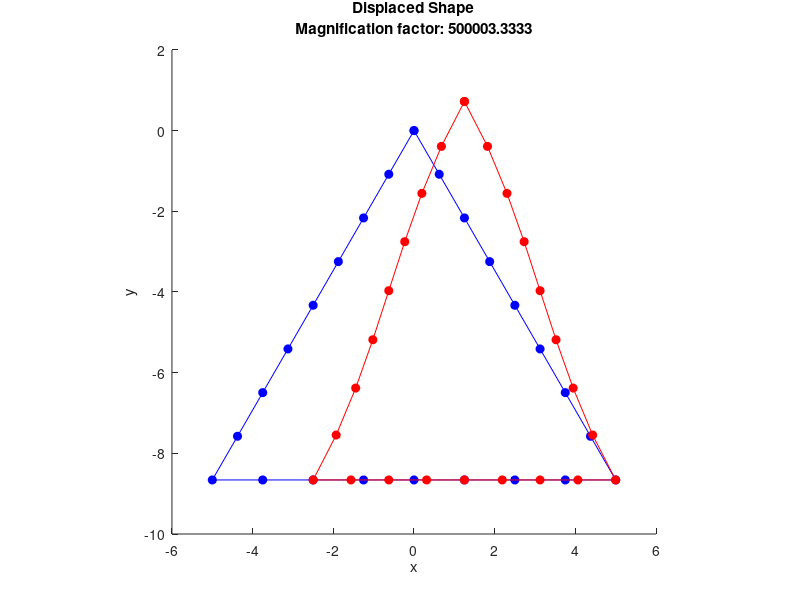
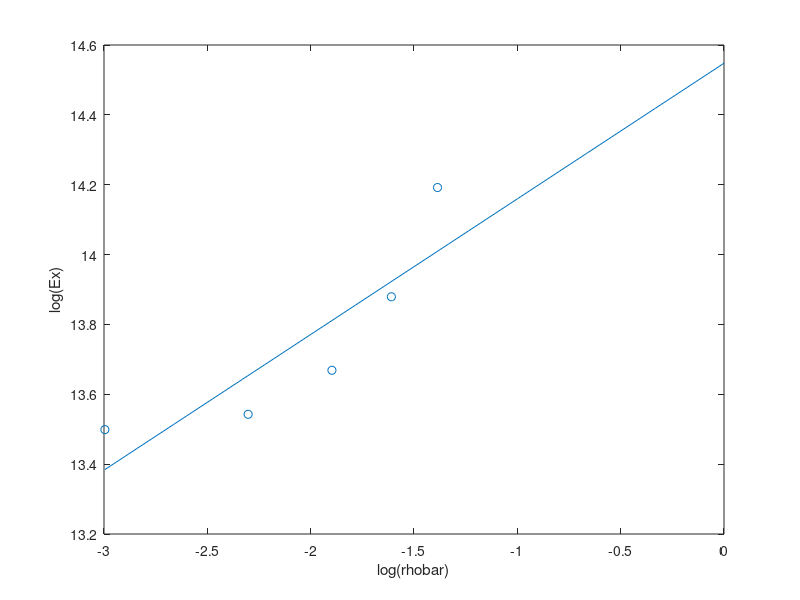

Reproduce these figures in MATLAB, in order. (Note: this script raises an error after producing the figures.)
% Triangular Lattice Unit
% Script by 2022 Group 10A

clear all
close all

%
% Section and material definition
%

% Assuming units are Newtons (N) and millimetres (mm)
% Assuming a rectangular cross-section
t = 1; % mm
b = 1; % unit value (mm)
E = 2000; % MPa
% Calculating cross-sectional properties
A = b*t;
I = b*t^3/12;
% Calculating structural stifness / rigidity
EA = E*A; % axial
EI = E*I; % bending
% to reduce axial deformation
EA=EA*1000;

%
% Mesh definition
%

% Setting up a matrix of node points for the triangle
% Setting the number of structural members
NumSM = 3;
% Setting the length of each structural member
LengthSM = 10; % mm
% Setting the number of elements making up each structural member
NumElemSM = 8;
% Calculating the number of elements required
NumElems = NumSM*NumElemSM;
% Calculating the number of nodes
NumNodes = NumElems;
% Setting the angle alpha from the figure
alpha = 60;
alpha = alpha*pi/180;
% Calculating the position of nodes at the end of structural members  
NodePoints = zeros(NumNodes,2);
NodePoints(1,:) = [0 0]; % node1
NodePoints(1*NumElemSM+1,:) = [LengthSM*cos(alpha) -LengthSM*sin(alpha)]; % node9
NodePoints(2*NumElemSM+1,:) = [-LengthSM*cos(alpha) -LengthSM*sin(alpha)]; % node17
% Calculating the position of nodes along the lengh of structural members
% using the psotions of the start and end nodes of structural members
for n=1:1:NumElemSM-1
    NodePoints(n+1,:) = NodePoints(1,:)+(NodePoints(1*NumElemSM+1,:)-NodePoints(1,:)).*n/NumElemSM; % nodes 2 to 8
    NodePoints(1*NumElemSM+n+1,:) = NodePoints(1*NumElemSM+1,:)+(NodePoints(2*NumElemSM+1,:)-NodePoints(1*NumElemSM+1,:)).*n/NumElemSM; % nodes 10 to 16
    NodePoints(2*NumElemSM+n+1,:) = NodePoints(2*NumElemSM+1,:)+(NodePoints(1,:)-NodePoints(2*NumElemSM+1,:)).*n/NumElemSM; % nodes 18 to 24
end

% Setting up a matrix of element definitions (start and end nodes)
ElemNodes = zeros(NumElems,2);
ElemNodes(:,1) = 1:1:NumNodes;
ElemNodes(:,2) = [2:1:NumNodes 1];

% Calculating element lengths
ElemLengths = zeros(NumElems,1);
for n=1:NumElems
    ElemLengths(n) = sqrt(sum(abs(NodePoints(ElemNodes(n,2),:)-NodePoints(ElemNodes(n,1),:)).^2));
end

% Setting up a matrix of element angles (transforming from local to global
% coordinate systems) for the triangle
ElemAngle = zeros(NumElems,1);
ElemAngle(1:NumElemSM) = -alpha; % element 1 to 8
ElemAngle(1+1*NumElemSM:2*NumElemSM) = -pi; % element 9 to 16
ElemAngle(1+2*NumElemSM:3*NumElemSM) = alpha; % element 17 to 24

%
% Building the structure stiffness matrix K
%

% Setting up the element stiffness matrix k for each element
k = zeros(6,6,NumElems);
% Setting it up this way allows for easy adaptation for elements with
% different lengths and different cross-sectional properties
for n=1:NumElems
    k(:,:,n) = [EA/ElemLengths(n) 0 0 -EA/ElemLengths(n) 0 0;
        0 12*EI/(ElemLengths(n)^3) 6*EI/(ElemLengths(n)^2) 0 -12*EI/(ElemLengths(n)^3) 6*EI/(ElemLengths(n)^2);
        0 6*EI/(ElemLengths(n)^2) 4*EI/ElemLengths(n) 0 -6*EI/(ElemLengths(n)^2) 2*EI/ElemLengths(n);
        -EA/ElemLengths(n) 0 0 EA/ElemLengths(n) 0 0;
        0 -12*EI/(ElemLengths(n)^3) -6*EI/(ElemLengths(n)^2) 0 12*EI/(ElemLengths(n)^3) -6*EI/(ElemLengths(n)^2);
        0 6*EI/(ElemLengths(n)^2) 2*EI/ElemLengths(n) 0 -6*EI/(ElemLengths(n)^2) 4*EI/ElemLengths(n)];
end
% Transforming the stiffness matrix k for each element
% from local to global to give kdash for each element
N = zeros(6,6,NumElems);
NQ = zeros(3,3,NumElems);
kdash = zeros(6,6,NumElems);
for n=1:NumElems
    % setting up a transformation matrix for all four quadrants
    % top-left and bottom-right quadrants of N contain trigonometric terms
    % top-right and bottom-left quadrants of N contain zero terms
    NQ(:,:,n) = [cos(ElemAngle(n)) sin(ElemAngle(n)) 0;...
        -sin(ElemAngle(n)) cos(ElemAngle(n)) 0;...
        0 0 1];
    N(1:3,1:3,n)=NQ(:,:,n);
    N(4:6,4:6,n)=NQ(:,:,n);
    kdash(:,:,n)=N(:,:,n)'*k(:,:,n)*N(:,:,n);
end

% Constructing the structure stiffness matrix K
% Noting that there are three degrees of freedom at every node
K = zeros(3*NumNodes,3*NumNodes);
% placing the top-left quadrant
for n=1:NumNodes
    clear a
    a=find(ElemNodes(:,1)==n);
    if isempty(a)~=1
        for m=1:length(a)
            K(1+(n-1)*3:n*3,1+(n-1)*3:n*3)=...
                K(1+(n-1)*3:n*3,1+(n-1)*3:n*3)+kdash(1:3,1:3,a(m));
        end
    end
end
%placing the bottom-right quadrant
for n=1:NumNodes
    clear a
    a=find(ElemNodes(:,2)==n);
    if isempty(a)~=1
        for m=1:length(a)
            K(1+(n-1)*3:n*3,1+(n-1)*3:n*3)=...
                K(1+(n-1)*3:n*3,1+(n-1)*3:n*3)+kdash(4:6,4:6,a(m));
        end
    end
end
% placing the top-right and bottom-left quadrant
for n=1:NumNodes
    clear a b
    a=find(ElemNodes(:,1)==n);
    if isempty(a)~=1
        b=ElemNodes(a,2);
        for m=1:length(a)
            K(1+(n-1)*3:n*3,1+(b(m)-1)*3:b(m)*3)=...
                K(1+(n-1)*3:n*3,1+(b(m)-1)*3:b(m)*3)+kdash(1:3,4:6,a(m));
            K(1+(b(m)-1)*3:b(m)*3,1+(n-1)*3:n*3)=...
                K(1+(b(m)-1)*3:b(m)*3,1+(n-1)*3:n*3)+kdash(4:6,1:3,a(m));
        end
    end
end

%
% Point load definition
%

% Loading depends on whether we are looking at behaviour
% in the global x or y direction

% Noting that at each node three loads could be applied
% Points loads in the x and y directions,
% and a moment load about the y axis

P = 1;
NodeLoads = zeros(3*NumNodes,1);

% Loading in the x direction
LoadedNode = 2*NumElemSM+1; % node17
NodeLoads(LoadedNode*3-2:LoadedNode*3) = [P 0 0];

% % Loading in the y direction
% LoadedNode = 1; % node1
% NodeLoads(LoadedNode*3-2:LoadedNode*3) = [0 -P 0];

%
% Boundary condition definition
%

% Boundary conditions depend on whether we are looking a behaviour
% in the global x or y direction

% Noting that at each node three restraints could be applied
% Preventing displacement in the x and y directions,
% and preventing rotation about the y axis

% We adjust the K matrix by setting rows and columns associated
% with the restrained degree of freedom to zero
% and the intersection to 1

% boundary conditons are set by listing the node and then the three DOFs
% indicating which ones are fixed at the node with a "1"

% Rotation restrictions to replicate the triangle being constrained with a
% triangular lattice network

FixRotNodes = [1 0 0 1; 1*NumElemSM+1 0 0 1; 2*NumElemSM+1 0 0 1]; % rotation fixed at all end nodes

% Loading in the x direction
RollerNode = [2*NumElemSM+1 0 1 0]; % node 17 fixed in the y direction
PinnedNode = [1*NumElemSM+1 1 1 0]; % node 9 fixed in the x and y direction
BCNodes = [RollerNode; PinnedNode; FixRotNodes];

% % Loading in the y direction
% RollerNode = [2*NumElemSM+1 0 1 0]; % node 17 fixed in the y direction
% PinnedNode = [1*NumElemSM+1 1 1 0]; % node 9 fixed in the x and y direction
% BCNodes = [RollerNode; PinnedNode; FixRotNodes];

% Finding the fixed DOFs
NumBCNodes = size(BCNodes,1);
FixedDOFs = zeros(1,sum(sum(BCNodes(:,2:4)~=0)));
a=0;
for n=1:NumBCNodes
    for m=2:4
        if BCNodes(n,m)==1
            a=a+1;
            FixedDOFs(a) = (BCNodes(n,1)-1)*3+(m-1);
        end
    end
end
clear a

% Adjusting the K matrix
for n=1:size(FixedDOFs,2)
    K(FixedDOFs(n),:)=0;
    K(:,FixedDOFs(n))=0;
    K(FixedDOFs(n),FixedDOFs(n))=1;
end

%
% Analysis
%

%
% Finding the node displacements
%

RawNodeDisps=(K^-1)*(NodeLoads);
% Reshape the resulting matrix
NodeDisps=reshape(RawNodeDisps,3,[]);
NodeDisps=NodeDisps';
% Calculating the displaced node positions
DispNodePoints = NodePoints+NodeDisps(:,1:2);

%
% Finding node forces and moments
%

% Calculating beam end force and moments (in global axis system)
BeamEndForcesGAS = zeros(NumElems,6);
for n=1:NumElems
    BeamEndForcesGAS(n,:) = (kdash(:,:,n)*[NodeDisps(ElemNodes(n,1),:)'; NodeDisps(ElemNodes(n,2),:)'])';  
end
% Calculating node external forces (in global axis system)
% This gives applied loading and reaction forces
NodeExternalForcesGAS = zeros(NumNodes,3);
for n=1:NumNodes
    NodeExternalForcesGAS(n,:) = sum(BeamEndForcesGAS(ElemNodes(:,2)==n,4:6),1) + sum(BeamEndForcesGAS(ElemNodes(:,1)==n,1:3),1);
end

% Calculating beam end force and moments (in the beam axis system)
% This gives axial forces, shear forces and bending moments
BeamEndForcesLAS = zeros(NumElems,6);
for n=1:NumElems
    BeamEndForcesLAS(n,:) = (k(:,:,n)*N(:,:,n)*[NodeDisps(ElemNodes(n,1),:)'; NodeDisps(ElemNodes(n,2),:)'])';
end
%Calculation of stress
Es=2; %given for nylon
stress=(P)/(LengthSM+LengthSM*cos(alpha));
%Calculation of direct strain
epsilon=(DispNodePoints-NodePoints)/(LengthSM+2*LengthSM*sin(alpha));
%calculation of lateral strain
%epsilon_lateral=-P/3*Es*t;
%Calculation of Young's modulus
Ex=stress./epsilon
%relative density 
rhobar=[0.05 0.1 0.15 0.2 0.25];

for n=1:5
    logrhobar(n)=log(rhobar(n));
    logEx(n)=log(Ex(n));
end

xabsis=linspace(min(logrhobar),0,10);

p = polyfit(logrhobar,logEx,1);
lininterp = polyval(p,xabsis);

a = lininterp(length(xabsis));
disp(a)
alpha = exp(a-log(Es));

beta = (lininterp(2)-lininterp(1))/(xabsis(2)-xabsis(1));
%
% Plotting the displaced shape
%

% Settting a magnification factor
MagFact = 0.25*LengthSM/max(max(abs(NodeDisps(:,1:2))));
PlotDispNodePoints = NodePoints+MagFact.*NodeDisps(:,1:2);

figure(1)
hold on
plot(NodePoints([1:end 1],1),NodePoints([1:end 1],2),'o - b','MarkerFaceColor','b');
plot(PlotDispNodePoints([1:end 1],1),PlotDispNodePoints([1:end 1],2),'o - r','MarkerFaceColor','r');
title({'Displaced Shape', ['Magnification factor: ', num2str(MagFact)]});
xlabel('x'); ylabel('y');
set(gca,'DataAspectRatio',[1 1 1]);

%Plotting Ex over rhobar to get alpha and beta values. 
figure (2)
plot(xabsis, lininterp);
hold on
scatter(logrhobar, logEx);
xlabel("log(rhobar)");
ylabel("log(Ex)");
title("alpha="+num2str(alpha)+", Beta="+num2str(beta));
hold off
%
% Plotting bending moment, axial force, and shear force diagrams
%

% Calculating beam direction and perpendicular vectors
ElemBeamVectors = zeros(NumElems,3);
ElemBeamNormVectors = zeros(NumElems,3);
ElemPerpVectors = zeros(NumElems,3);
for n=1:NumElems
    ElemBeamVectors(n,1:2) = NodePoints(ElemNodes(n,2),:)-NodePoints(ElemNodes(n,1),:);
    ElemBeamNormVectors(n,1:2) = ElemBeamVectors(n,1:2)./norm(ElemBeamVectors(n,1:2));
    ElemPerpVectors(n,:) = cross([0 0 1],ElemBeamNormVectors(n,:));
end

% Adopting a convention that means bending moments are plotted on the
% tension side of the element

% Setting a scale factor
BMScaleFact = 0.25*LengthSM/max(max(abs(BeamEndForcesLAS(:,[3 6]))));

figure(3)
hold on
plot(NodePoints([1:end 1],1),NodePoints([1:end 1],2),'o - k','MarkerFaceColor','k');
for n=1:NumElems
    pointA = NodePoints(ElemNodes(n,1),:);
    pointB = pointA + BeamEndForcesLAS(n,3)*ElemPerpVectors(n,1:2)*BMScaleFact;
    pointD = NodePoints(ElemNodes(n,2),:);
    pointC = pointD - BeamEndForcesLAS(n,6)*ElemPerpVectors(n,1:2)*BMScaleFact;
    plot([pointA(1) pointB(1) pointC(1) pointD(1)],...
        [pointA(2) pointB(2) pointC(2) pointD(2)],'- r');
end
title({'Bending Moment', '(plotted on the tension side)', ['Absolute maximum: ', num2str(max(max(abs(BeamEndForcesLAS(:,[3 6]))))), ' Nmm']});
xlabel('x'); ylabel('y');
set(gca,'DataAspectRatio',[1 1 1]);

% Adopting a convention that means tension axial force is plotted in red
% and compression axial force is plotted in blue

% Setting a scale factor
AFScaleFact = 0.25*LengthSM/max(max(abs(BeamEndForcesLAS(:,[1 4]))));

figure(4)
hold on
plot(NodePoints([1:end 1],1),NodePoints([1:end 1],2),'o - k','MarkerFaceColor','k');
for n=1:NumElems
    pointA = NodePoints(ElemNodes(n,1),:);
    pointB = pointA - BeamEndForcesLAS(n,1)*ElemPerpVectors(n,1:2)*AFScaleFact;
    pointD = NodePoints(ElemNodes(n,2),:);
    pointC = pointD + BeamEndForcesLAS(n,4)*ElemPerpVectors(n,1:2)*AFScaleFact;
    if -BeamEndForcesLAS(n,1) > 0 
        plot([pointA(1) pointB(1) pointC(1) pointD(1)],...
            [pointA(2) pointB(2) pointC(2) pointD(2)],'- r');
    elseif -BeamEndForcesLAS(n,1) < 0
        plot([pointA(1) pointB(1) pointC(1) pointD(1)],...
            [pointA(2) pointB(2) pointC(2) pointD(2)],'- b');
    end 
end
title({'Axial Force', '(blue: compression, red: tension)', ['Absolute maximum: ', num2str(max(max(abs(BeamEndForcesLAS(:,[1 4]))))), ' N']});
xlabel('x'); ylabel('y');
set(gca,'DataAspectRatio',[1 1 1]);

% Adopting a convention that means that positive shear forces point in the
% positive y axis direction on the beam

% Setting a scale factor
SFScaleFact = 0.25*LengthSM/max(max(abs(BeamEndForcesLAS(:,[2 5]))));

figure(5)
hold on
plot(NodePoints([1:end 1],1),NodePoints([1:end 1],2),'o - k','MarkerFaceColor','k');
for n=1:NumElems
    pointA = NodePoints(ElemNodes(n,1),:);
    pointB = pointA - BeamEndForcesLAS(n,2)*ElemPerpVectors(n,1:2)*SFScaleFact;
    pointD = NodePoints(ElemNodes(n,2),:);
    pointC = pointD + BeamEndForcesLAS(n,5)*ElemPerpVectors(n,1:2)*SFScaleFact;
    plot([pointA(1) pointB(1) pointC(1) pointD(1)],...
        [pointA(2) pointB(2) pointC(2) pointD(2)],'- r');
end
title({'Shear Force', ['Absolute maximum: ', num2str(max(max(abs(BeamEndForcesLAS(:,[2 5]))))), ' N']});
xlabel('x'); ylabel('y');
set(gca,'DataAspectRatio',[1 1 1]);

%
% Plotting the beam direction and perpendicular vectors
%

% Setting a scale factor
LASScaleFact = 0.5*max(ElemLengths);

figure(6)
hold on
plot(NodePoints([1:end 1],1),NodePoints([1:end 1],2),'o - k','MarkerFaceColor','k');
for n=1:NumElems
    pointA = NodePoints(ElemNodes(n,1),:);
    pointB = pointA+ElemBeamNormVectors(n,1:2).*LASScaleFact;
    pointC = pointA+ElemPerpVectors(n,1:2).*LASScaleFact;
    plot([pointA(1) pointB(1)], [pointA(2) pointB(2)], '- r');
    plot([pointA(1) pointC(1)], [pointA(2) pointC(2)], '- g');
    plot(pointA(1), pointA(2),'o b','MarkerFaceColor','b');
end
title('Beam Axes');
set(gca,'DataAspectRatio',[1 1 1]);

%%%% THE END %%%%


